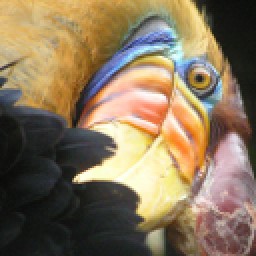
#> input picture bird_small.png, 128 x 128 px (shown 2 times larger)
$ python test.py
#> lines starting #> are read from the running program, lines starting #| are printed output that depends on the picture
import numpy as np
from scipy.stats import norm
import matplotlib.pyplot as plt
import matplotlib.image as mpimg

# 加载图片
image = mpimg.imread('bird_small.png')
#> image is the input picture: shape (128, 128, 3) float32; mean R, G, B 0.531, 0.46, 0.358
# 生成像素点数据 X
X = image.reshape(-1, 3)

# 假设 X 已经是 (n_samples, n_features) 的二维数组，image 是原始图片
# 1. 计算每个特征的均值和方差
mu = np.mean(X, axis=0)
#> mu = [0.531, 0.46, 0.358]
sigma = np.std(X, axis=0)
#> sigma = [0.329, 0.283, 0.241]
# 2. 计算每个样本的概率密度
p = np.prod(norm.pdf(X, mu, sigma), axis=1)
#> p = 16384 values, max 2.83 at index 15838, min 0.00546 at index 6225, mean 1.04
# 3. 设定阈值 epsilon，判定异常
epsilon = np.percentile(p, 1)  # 取概率最低的1%为异常
#> epsilon = 0.0189
anomaly_mask = p < epsilon
# 4. 可视化异常点
anomaly_image = image.copy().reshape(-1, 3)
anomaly_image[~anomaly_mask] = [0, 0, 0]  # 正常像素设为黑色
anomaly_image = anomaly_image.reshape(image.shape)
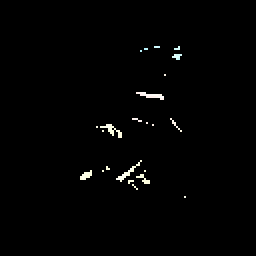
#> anomaly_image: shape (128, 128, 3) float32 (shown 2 times larger); mean R, G, B 0.00971, 0.00984, 0.00921
plt.figure()
plt.imshow(anomaly_image)
plt.title('Anomaly Pixels (Gaussian Model)')
plt.show()
